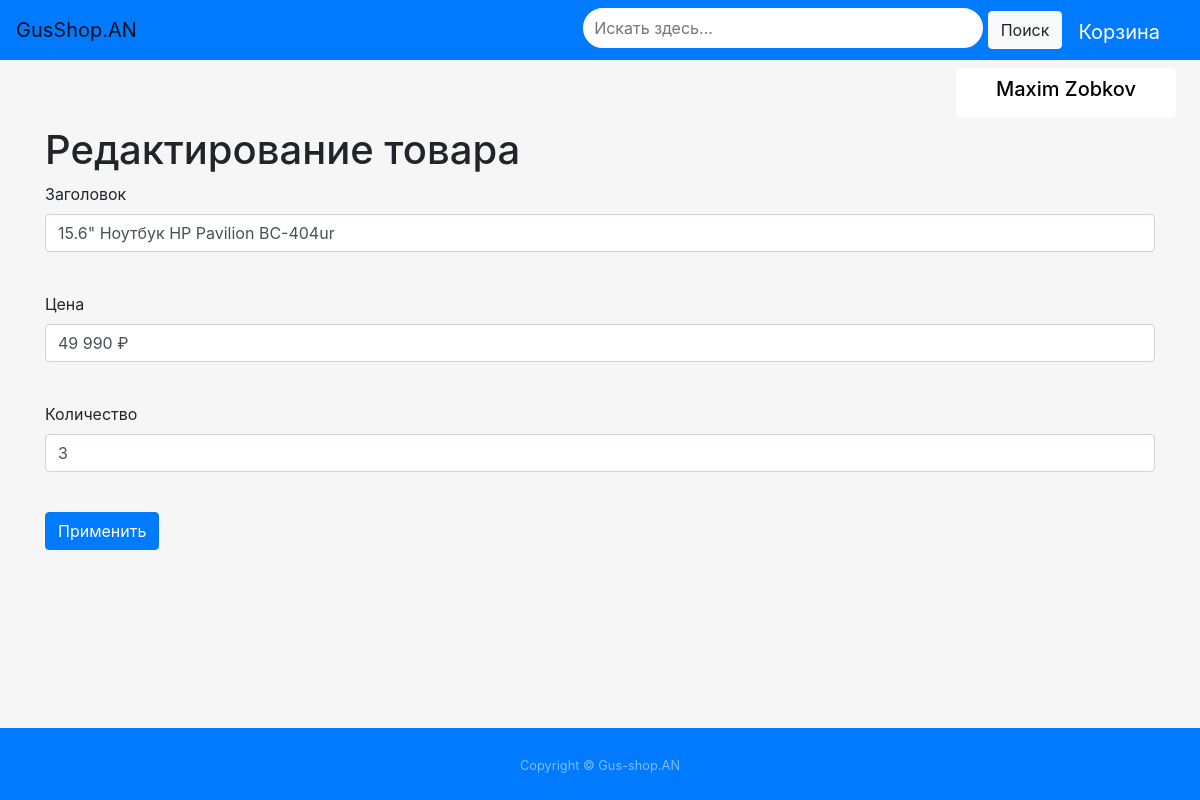
Page /items/1 (signed in) on the earlier database version.
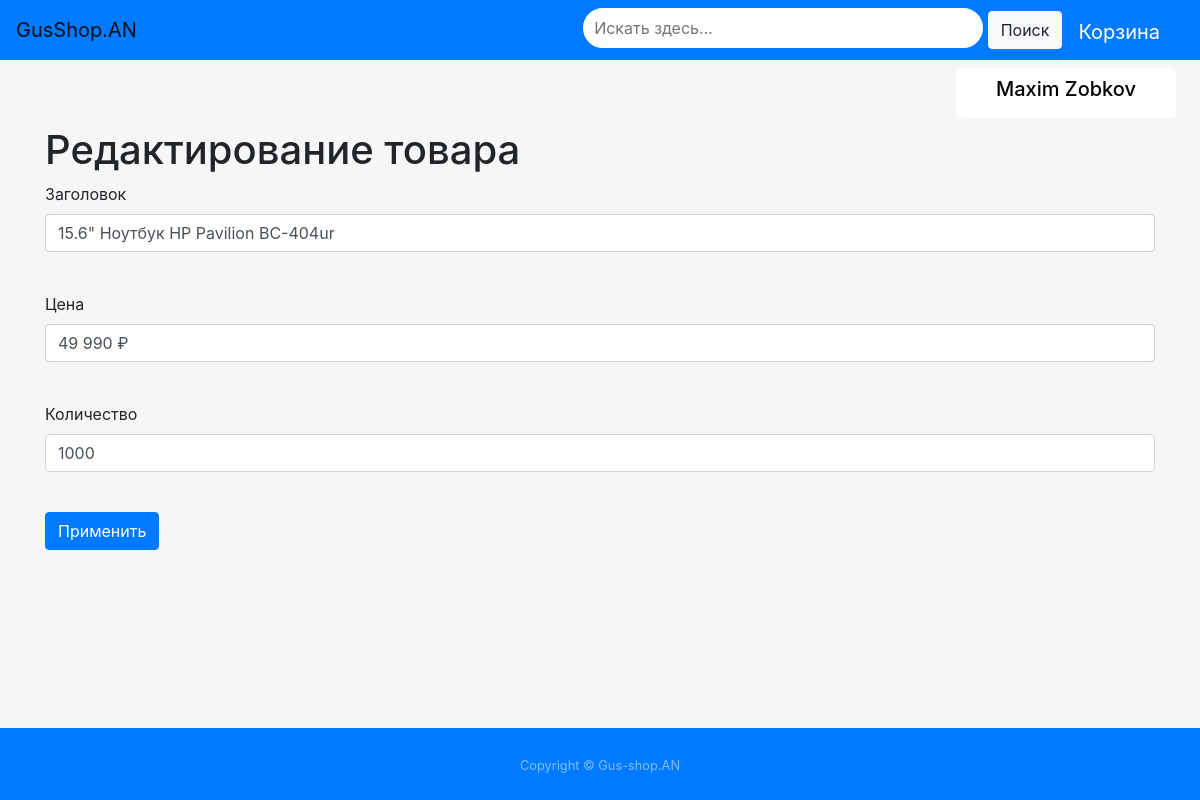
Same page on the later database version.
### data/items.py (models this page shows)
class Items(SqlAlchemyBase, SerializerMixin, UserMixin):
    __tablename__ = 'items'
    id = sqlalchemy.Column(sqlalchemy.Integer, primary_key=True, autoincrement=True)
    title = sqlalchemy.Column(sqlalchemy.String, nullable=True)
    price = sqlalchemy.Column(sqlalchemy.String, nullable=True)
    main_characteristics = sqlalchemy.Column(sqlalchemy.TEXT, nullable=True)
    content = sqlalchemy.Column(sqlalchemy.String, nullable=True)
    created_date = sqlalchemy.Column(sqlalchemy.DateTime, default=datetime.datetime.now)
    display = sqlalchemy.Column(sqlalchemy.String, nullable=True)
    processor = sqlalchemy.Column(sqlalchemy.String, nullable=True)
    videoadapter = sqlalchemy.Column(sqlalchemy.String, nullable=True)
    ram = sqlalchemy.Column(sqlalchemy.String, nullable=True)
    battery = sqlalchemy.Column(sqlalchemy.String, nullable=True)
    count = sqlalchemy.Column(sqlalchemy.Integer, nullable=True)
    photo = sqlalchemy.Column(sqlalchemy.VARCHAR, default='/static/images/old.png')
    category = sqlalchemy.Column(sqlalchemy.String, nullable=True)

### main.py (the view, shortened to what this page needs)
@app.route('/items/<int:id>', methods=['GET', 'POST'])
@login_required
def edit_items(id):
    form = EditForm()
    if request.method == 'GET':
        sessions = db_session.create_session()
        item = sessions.query(items.Items).filter(items.Items.id == id).first()
        form.title.data = item.title
        form.price.data = item.price
        form.count.data = item.count
    return render_template('editor.html', title='Редактирование товара', form=form)

### main.py
class EditForm(FlaskForm):
    title = StringField('Заголовок', validators=[DataRequired()])
    price = StringField('Цена')
    count = IntegerField('Количество')
    submit = SubmitField('Применить')

### data/db_session.py (called while the page is built)
def create_session() -> Session:
    global __factory
    return __factory()

### main.py (called while the page is built)
@login_manager.user_loader
def load_user(user_id):
    sessions = db_session.create_session()
    return sessions.query(users.User).get(user_id)

### templates/editor.html (shortened to what this page needs)
{% extends "base.html" %}
{% block content %}
<h1>{{ title }}</h1>
<form action="" method="post" enctype="multipart/form-data">
    <p>
        {{ form.title.label }} <br>
        {{ form.title(class="form-control") }} <br>
    <p>
        {{ form.price.label }} <br>
        {{ form.price(class="form-control") }} <br>
    </p>
    <p>
        {{ form.count.label }} <br>
        {{ form.count(class="form-control") }} <br>
    </p>
    <p>{{ form.submit(type="submit", class="btn btn-primary") }}</p>
</form>
{% endblock %}

Differences in the rows shown:
changed Items "15.6\" Ноутбук HP Pavilion BC-404ur": count "3" → "1000"
